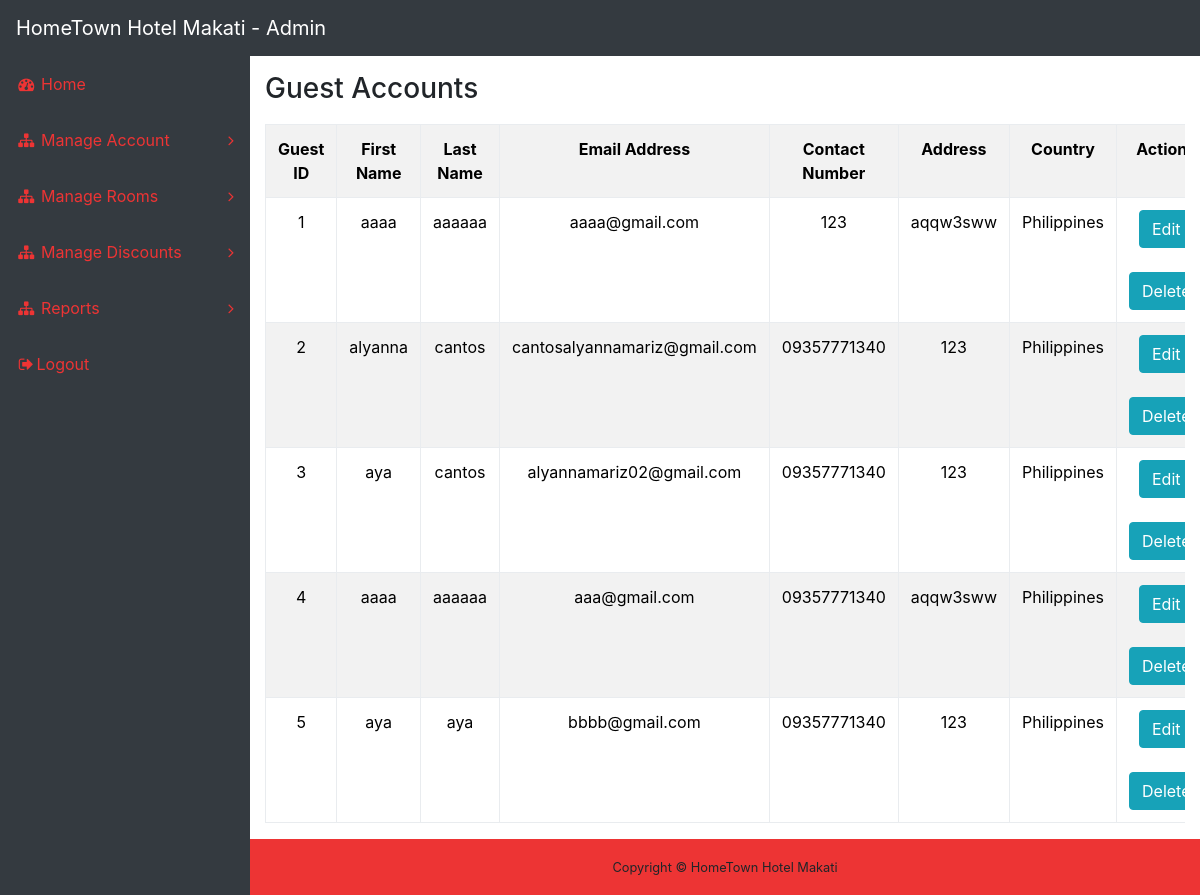
The app's page /AdminSide/guestmodify.php, older data.
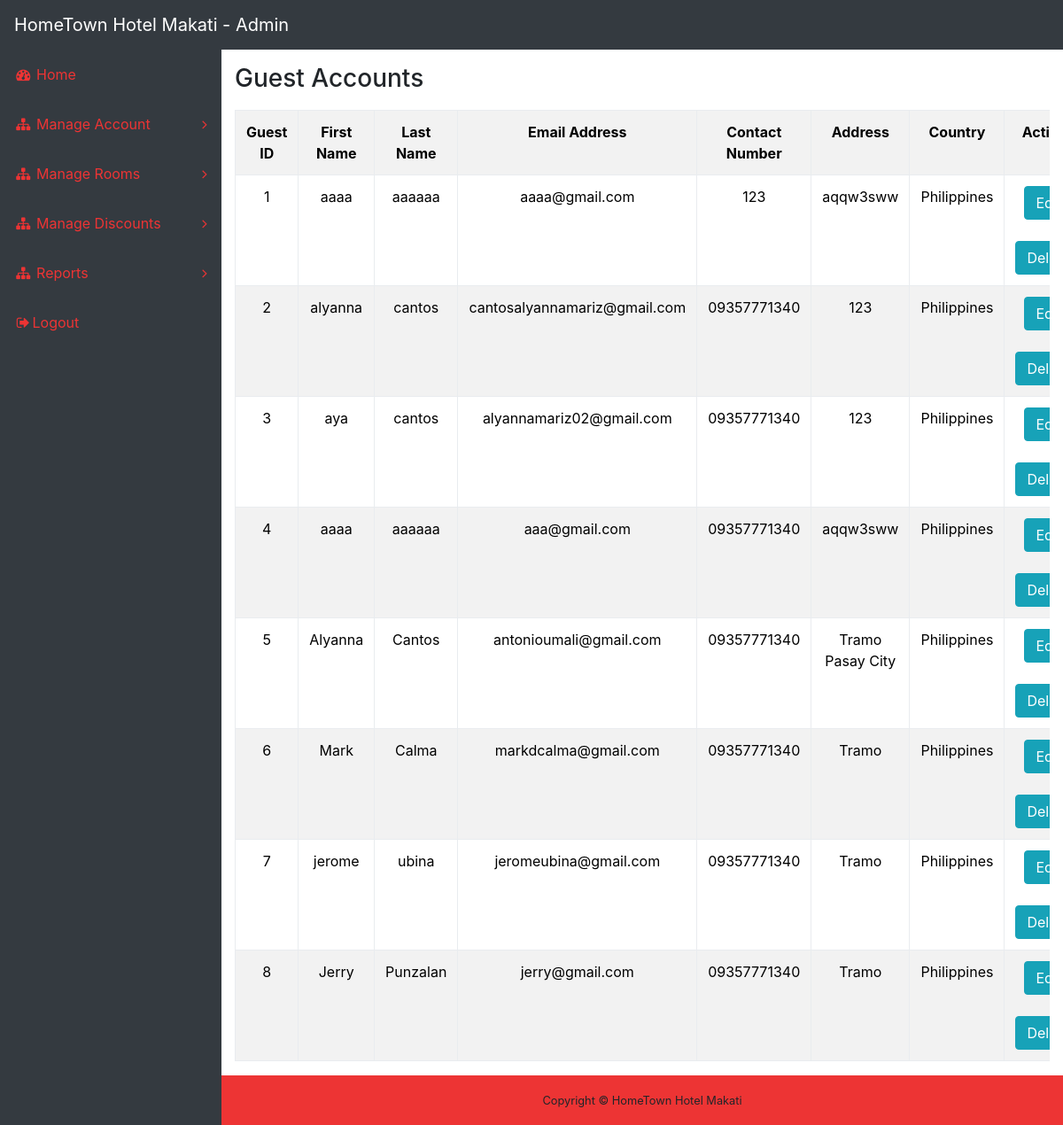
The same page, newer data.
### tables this page shows
CREATE TABLE `guest_masterfile` (
  `guest_ID` int(11) NOT NULL,
  `guest_firstname` varchar(50) NOT NULL,
  `guest_lastname` varchar(50) NOT NULL,
  `guest_email` varchar(200) NOT NULL,
  `guest_password` varchar(200) NOT NULL,
  `guest_contactNumber` text NOT NULL,
  `guest_country` varchar(200) NOT NULL,
  `guest_address` varchar(200) NOT NULL
);

### AdminSide/guestmodify.php (the view, shortened to what this page needs)
<?php
	include_once 'headerAdmin.php';
	$sql = "SELECT * FROM guest_masterfile";
	$result = $conn->query($sql);
	if ($result->num_rows > 0) {
	    echo '<div class="container-fluid">
              <h3>Guest Accounts</h3>
				        <div class="table-responsive">
                  <table class="table table-bordered table-striped" id="dataTable" align="center">
                    <tr>
                      <th>Guest ID</th>
                      <th>First Name</th>
                      <th>Last Name</th>
                      <th>Email Address</th>
                      <th>Contact Number</th>
                      <th>Address</th>
                      <th>Country</th>
                      <th>Actions</th>
                    </tr>';
              	    while($row = $result->fetch_assoc()) {
              	        echo "<tr>
                                <td id = 'guest_id'>" . $row["guest_ID"]. "</td>
                                <td id = 'guest_firstname'>" . $row["guest_firstname"]. "</td>
                                <td id = 'guest_lastname'>" . $row["guest_lastname"]. "</td>
                                <td id = 'guest_email'>" . $row["guest_email"] . "</td>
                                <td id = 'guest_contactNumber'>" . $row["guest_contactNumber"] . "</td>
                                <td id = 'guest_address'>".$row["guest_address"] . "</td>
                                <td id = 'guest_country'>" . $row["guest_country"]."<td>
                                  <form method = 'POST' action = 'guestmodify.php'>
                                    <input type ='hidden' value = '{$row['guest_ID']}' name = 'delete_id'>
                                    <button class = 'btn btn-info btn-xs edit_data' name = 'edit' type = 'button' data-toggle='modal' data-target='#editGuestAccount'>Edit</button>
                                    <br><br>
                                    <button name = 'delete' class = 'btn btn-info btn-xs delete_data' type = 'submit'>Delete</button>
                                  </form>
                                </td>";
              	    }
                  echo "</table>
                </div>
            </div>";
	}
?>
<!DOCTYPE html>
<html lang="en">
<head>
  <link href="vendor/bootstrap/css/bootstrap.min.css" rel="stylesheet">
  <link href="vendor/font-awesome/css/font-awesome.min.css" rel="stylesheet" type="text/css">
  <link href="css/sb-admin.css" rel="stylesheet">
</head>
<body>
</body>
</html>

Row changes from the older to the newer data that the page shows:
changed guest_masterfile id 5: guest_firstname "aya" → "Alyanna"; guest_lastname "aya" → "Cantos"; guest_email "bbbb@gmail.com" → "antonioumali@gmail.com"; guest_address "123" → "Tramo Pasay City"
added guest_masterfile: guest_ID "6", guest_firstname "Mark", guest_lastname "Calma", guest_email "markdcalma@gmail.com", guest_contactNumber "09357771340", guest_address "Tramo", guest_country "Philippines"
added guest_masterfile: guest_ID "7", guest_firstname "jerome", guest_lastname "ubina", guest_email "jeromeubina@gmail.com", guest_contactNumber "09357771340", guest_address "Tramo", guest_country "Philippines"
added guest_masterfile: guest_ID "8", guest_firstname "Jerry", guest_lastname "Punzalan", guest_email "jerry@gmail.com", guest_contactNumber "09357771340", guest_address "Tramo", guest_country "Philippines"
